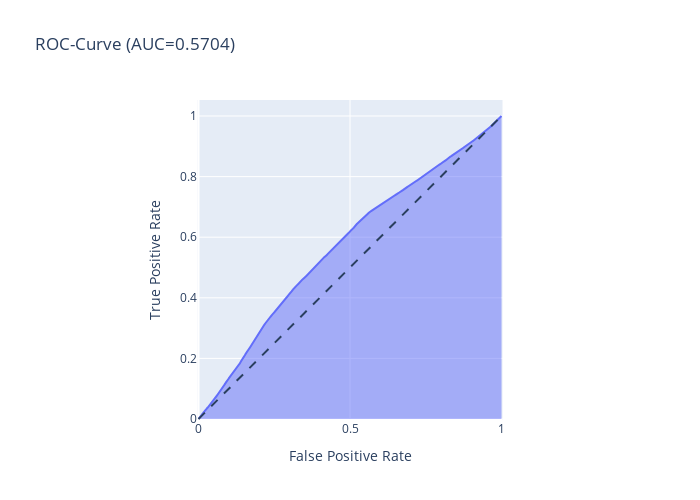

This figure's notebook cell:
### Code cell
# False Positive, True Postive Rate bestimmen
fpr, tpr, _ = roc_curve(y_test_label_encoded['response'], y_pred_proba)

# Fläche unter der False Positive, True Postive Rate berechnen
auc_score = roc_auc_score(y_test_label_encoded['response'], y_pred_proba)

# Area Plot erstellen
fig = px.area(
    x=fpr, y=tpr,
    title=f'ROC-Curve (AUC={auc(fpr, tpr):.4f})',
    labels=dict(x='False Positive Rate', y='True Positive Rate'),
    width=700, height=500
)

# Linie des Zufallsmodelles einfügen
fig.add_shape(
    type='line', line=dict(dash='dash'),
    x0=0, x1=1, y0=0, y1=1
)

# Skalierung anpassen
fig.update_yaxes(scaleanchor="x", scaleratio=1)
fig.update_xaxes(constrain='domain')

# Plot erstellen
fig.show()

### Figure 1 — Plotly figure (JSON) as saved in the notebook; plotly's stock layout.template omitted (floating-point values rounded to 4 significant figures; data arrays with more than 128 entries replaced by an {"elided": "..."} marker saying what was removed)
{"data": [{"hovertemplate": "False Positive Rate=%{x}<br>True Positive Rate=%{y}<extra></extra>", "legendgroup": "", "line": {"color": "#636efa"}, "marker": {"symbol": "circle"}, "mode": "lines", "name": "", "orientation": "v", "showlegend": false, "stackgroup": "1", "type": "scatter", "x": {"elided": "24336 float values"}, "xaxis": "x", "y": {"elided": "24336 float values"}, "yaxis": "y"}], "layout": {"height": 500, "legend": {"tracegroupgap": 0}, "shapes": [{"line": {"dash": "dash"}, "type": "line", "x0": 0, "x1": 1, "y0": 0, "y1": 1}], "title": {"text": "ROC-Curve (AUC=0.5704)"}, "width": 700, "xaxis": {"anchor": "y", "constrain": "domain", "domain": [0, 1], "title": {"text": "False Positive Rate"}}, "yaxis": {"anchor": "x", "domain": [0, 1], "scaleanchor": "x", "scaleratio": 1, "title": {"text": "True Positive Rate"}}}}
